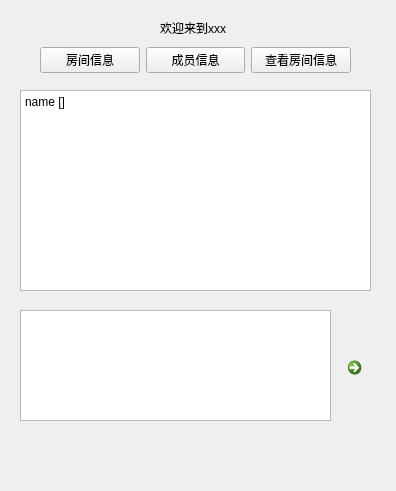
<?xml version="1.0" encoding="UTF-8"?>
<ui version="4.0">
 <class>Form</class>
 <widget class="QWidget" name="Form">
  <property name="geometry">
   <rect>
    <x>0</x>
    <y>0</y>
    <width>396</width>
    <height>491</height>
   </rect>
  </property>
  <property name="windowTitle">
   <string>Form</string>
  </property>
  <widget class="QWidget" name="horizontalLayoutWidget">
   <property name="geometry">
    <rect>
     <x>40</x>
     <y>40</y>
     <width>311</width>
     <height>41</height>
    </rect>
   </property>
   <layout class="QHBoxLayout" name="horizontalLayout">
    <item>
     <widget class="QPushButton" name="pushButton_2">
      <property name="text">
       <string>房间信息</string>
      </property>
     </widget>
    </item>
    <item>
     <widget class="QPushButton" name="pushButton_3">
      <property name="text">
       <string>成员信息</string>
      </property>
     </widget>
    </item>
    <item>
     <widget class="QPushButton" name="pushButton">
      <property name="text">
       <string>查看房间信息</string>
      </property>
     </widget>
    </item>
   </layout>
  </widget>
  <widget class="QLabel" name="label">
   <property name="geometry">
    <rect>
     <x>160</x>
     <y>20</y>
     <width>81</width>
     <height>16</height>
    </rect>
   </property>
   <property name="text">
    <string>欢迎来到xxx</string>
   </property>
  </widget>
  <widget class="QPlainTextEdit" name="plainTextEdit">
   <property name="geometry">
    <rect>
     <x>20</x>
     <y>90</y>
     <width>351</width>
     <height>201</height>
    </rect>
   </property>
   <property name="plainText">
    <string>name []</string>
   </property>
  </widget>
  <widget class="QTextEdit" name="textEdit">
   <property name="geometry">
    <rect>
     <x>20</x>
     <y>310</y>
     <width>311</width>
     <height>111</height>
    </rect>
   </property>
  </widget>
  <widget class="QCommandLinkButton" name="commandLinkButton">
   <property name="geometry">
    <rect>
     <x>340</x>
     <y>350</y>
     <width>31</width>
     <height>31</height>
    </rect>
   </property>
   <property name="text">
    <string/>
   </property>
  </widget>
 </widget>
 <resources/>
 <connections/>
</ui>
